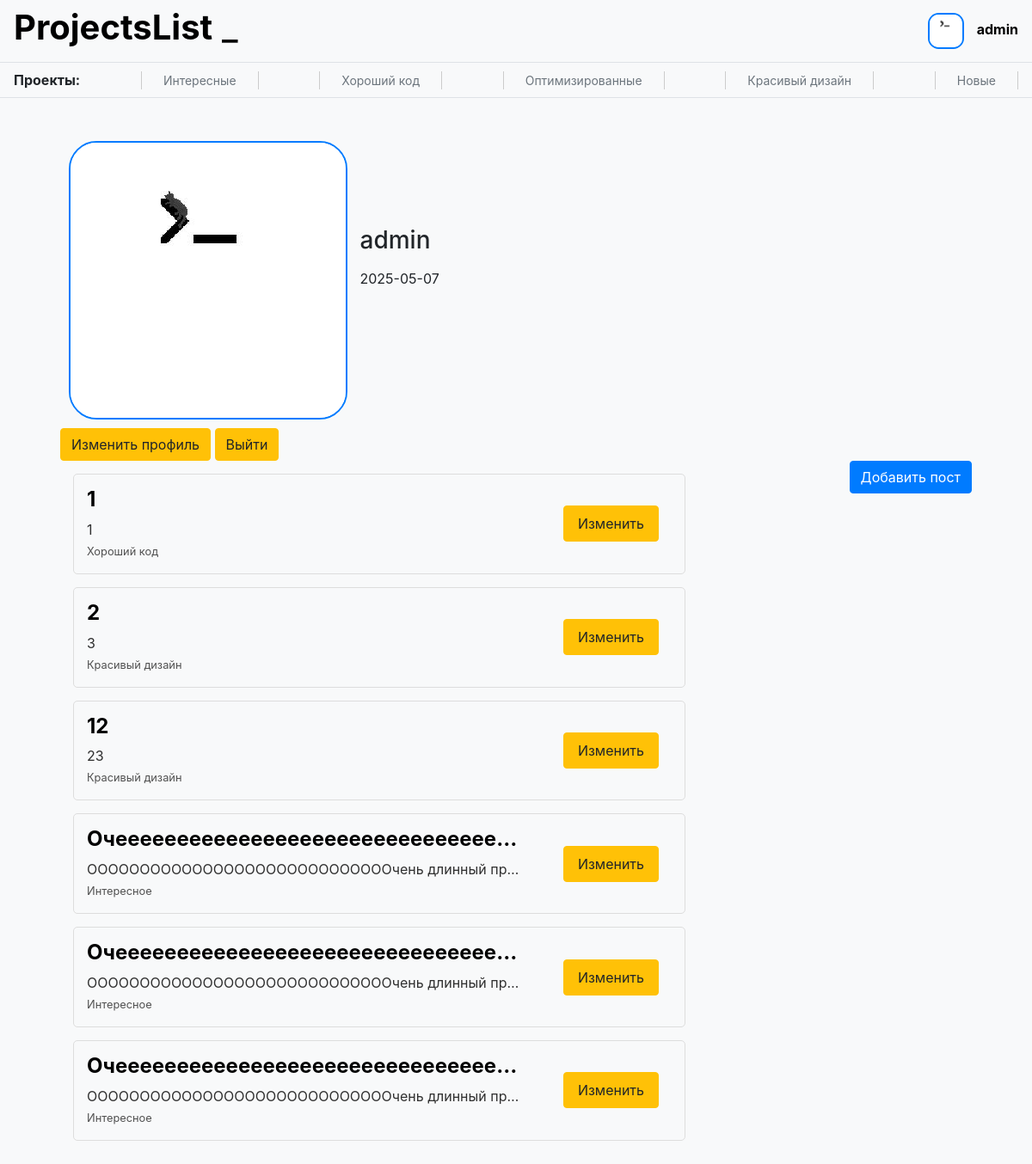
The app's page /user1 (signed in), older data.
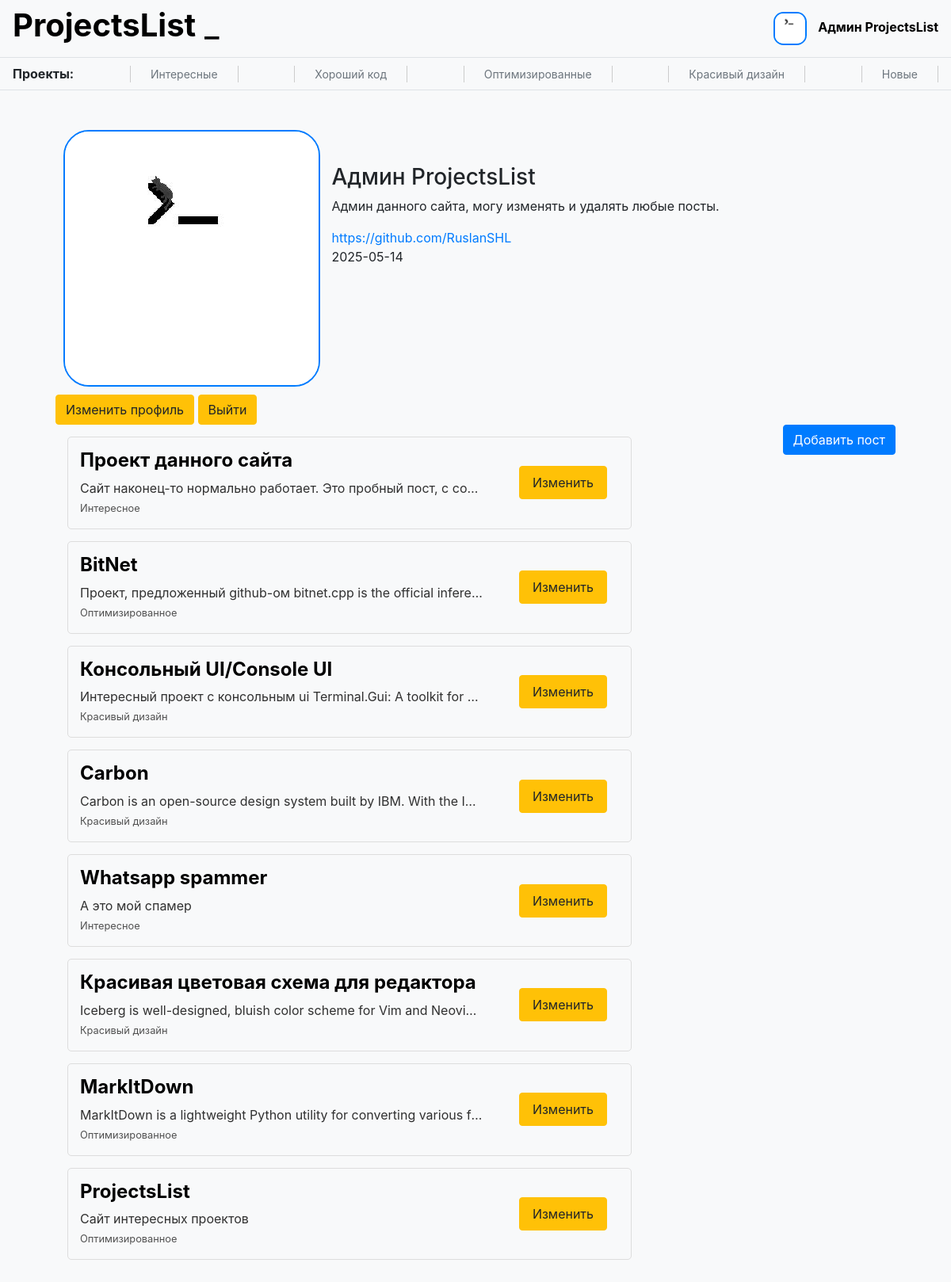
The same page, newer data.
### data/users.py (models this page shows, shortened)
class User(SqlAlchemyBase, UserMixin):
    __tablename__ = 'users'
    id = sa.Column(sa.Integer, primary_key=True, autoincrement=True)
    name = sa.Column(sa.String)
    mail = sa.Column(sa.String, unique=True)
    hashed_password = sa.Column(sa.String)
    info = sa.Column(sa.String)
    image = sa.Column(sa.String)
    github = sa.Column(sa.String)
    create_time = sa.Column(sa.DateTime, default=datetime.now)
    posts = sa.orm.relationship('Post', back_populates='author')
    comments = sa.orm.relationship('Comment', back_populates='author')
    liked_posts = sa.orm.relationship('Post', back_populates='users_who_liked', secondary='rating_posts')
    liked_comments = sa.orm.relationship('Comment', back_populates='users_who_liked', secondary='rating_comments')

### data/posts.py (models this page shows)
class Post(SqlAlchemyBase):
    __tablename__ = 'posts'
    id = sa.Column(sa.Integer, primary_key=True, autoincrement=True)
    title = sa.Column(sa.String)
    text = sa.Column(sa.String)
    project_link = sa.Column(sa.String)
    category = sa.Column(sa.String)
    like = sa.Column(sa.Integer, default=0)
    dislike = sa.Column(sa.Integer, default=0)
    create_time = sa.Column(sa.DateTime, default=datetime.now)
    author = sa.orm.relationship('User', back_populates='posts')
    author_id = sa.Column(sa.Integer, sa.ForeignKey('users.id'))
    users_who_liked = sa.orm.relationship('User', back_populates='liked_posts', secondary='rating_posts')
    comments = sa.orm.relationship('Comment', back_populates='post')

### server.py (the view)
@app.route('/user<int:user_id>')
def user_page(user_id):
    try:
        db = db_session.create_session()
        user = db.query(User).filter(User.id == user_id).first()
        if user:
            return flask.render_template('user_page.html', title='Страница пользователя', user=user)
        else:
            flask.abort(404, 'Пользователь не найден')
    finally:
        db.close()

### data/db_session.py (called while the page is built)
def create_session() -> Session:
    global __factory
    return __factory()

### server.py (called while the page is built)
@login_manager.user_loader
def load_user(user_id):
    try:
        db = db_session.create_session()
        return db.query(User).get(user_id)
    finally:
        db.close()

### templates/user_page.html (shortened to what this page needs)
{% extends "base.html" %}
{% block content %}
<div class='container'>
	<div style='display: inline-block'>
		<img class='user-image' src='./{{user.image}}' alt='иконка пользователя'/>
	</div>
	<div style='display: inline-block'>
		<h3>{{user.name}}</h3>
		<p>{{user.info}}</p>
		<a href={{user.github}} target='_blank'>{{user.github}}</a>
		<p>{{user.create_time.date()}}</p>
	</div>
	<div>
	{% if user.id == current_user.id %}
	<a class='btn btn-warning' href='/user{{user.id}}/edit'>Изменить профиль</a>
	<a class='btn btn-warning' href='/logout'>Выйти</a>
	{% endif %}
	</div>
	<div class='posts' style='display: inline-block'>
		{% for post in user.posts %}
            <div class='small-post'>
                <a href='posts/{{post.id}}' style='max-width: 75%'>
                    <div style='white-space: nowrap; overflow: hidden; text-overflow: ellipsis;'>
                        <h4>{{post.title}}</h4>
                        <p style='white-space: nowrap; overflow: hidden; text-overflow: ellipsis;'>{{post.text}}</p>
                        <small>{{post.category}}</small>
                    </div>
                </a>
                {% if current_user.id == post.author.id or current_user.id == 1 %}
                <div style='display: inline-block;'>
                    <a type='button' class='btn btn-warning' href='posts/edit/{{post.id}}'>Изменить</a>
                </div>
                {% endif %}
            </div>
		{% endfor %}
	</div>
	{% if current_user.is_authenticated %}
	<a class='btn btn-primary' href='/add_post' style='text-align: center; float: right'>Добавить пост</a>
	{% endif %}
{% endblock %}

### templates/base.html (shortened to what this page needs)
<!doctype html>
<html lang="en">
<head>
    <link rel="stylesheet"
          href="https://stackpath.bootstrapcdn.com/bootstrap/4.4.1/css/bootstrap.min.css"
>
    {% if style=='retro' %}
    <link text="text/css"  href="{{ url_for('static', filename='css/retro.css') }}" rel="stylesheet">
    {% else %}
    <link text="text/css"  href="{{ url_for('static', filename='css/style.css') }}" rel="stylesheet">
    {% endif %}
</head>
<body>
<header>
    <nav class="navbar">
        <h1><b><a href='/'>ProjectsList</a></b>
        <span class="blinking-symbol"><a href='/?style=retro'>_</a></span></h1>
        {% if current_user.is_authenticated %}
        	<div class='user-navbar'>
			<img class='user-icon' src='/{{current_user.image}}' width='42' height='42' /img>
			<a class='user-name' href="/user{{current_user.id}}">{{ current_user.name }}</a>
		</div>
        {% else %}
		<a class="btn btn-primary " href="/register">Зарегистрироваться</a>
		<a class="btn btn-success" href="/login">Войти</a>
        {% endif %}
    </nav>
    <nav class="category navbar ">
        <b>Проекты:</b>
        <a href='/interesting'>Интересные</a>
        <a href='/goodcode'>Хороший код</a>
        <a href='/optimized'>Оптимизированные</a>
        <a href='/beautifuldesign '>Красивый дизайн</a>
        <a href='/new'>Новые</a>
    </nav>
</header>
<main role="main" class='container'>
    {% block content %}{% endblock %}
</main>
</body>
</html>

Row changes from the older to the newer data that the page shows:
removed Post: title "1", text "1", category "Хороший код"
removed Post: title "2", text "3", category "Красивый дизайн"
removed Post: title "12", text "23", category "Красивый дизайн"
removed Post: {{ post.id }} 7 (drawn), title "Очеееееееееееееееееееееееееееееее…", text "ОООООООООООООООООООООООООООООчень длинный пр…", category "Интересное"
no longer on this page (row edited): Post: title "Очеееееееееееееееееееееееееееееее…", text "ОООООООООООООООООООООООООООООчень длинный пр…", category "Интересное"
no longer on this page (row edited): Post: title "Очеееееееееееееееееееееееееееееее…", text "ОООООООООООООООООООООООООООООчень длинный пр…", category "Интересное"
changed User: name "admin" → "Админ ProjectsList"; info (not shown) → "Админ данного сайта, могу изменять и удалять любые посты."; github (not shown) → "https://github.com/RuslanSHL"; create_time "2025-05-07" → "2025-05-14"
added Post: title "Проект данного сайта", text "Сайт наконец-то нормально работает. Это пробный пост, с со…", category "Интересное"
added Post: title "BitNet", text "Проект, предложенный github-ом bitnet.cpp is the official infere…", category "Оптимизированное"
added Post: title "Консольный UI/Console UI", text "Интересный проект с консольным ui Terminal.Gui: A toolkit for…", category "Красивый дизайн"
added Post: title "Carbon", text "Carbon is an open-source design system built by IBM. With the I…", category "Красивый дизайн"
now on this page (row edited): Post: title "Whatsapp spammer", text "А это мой спамер", category "Интересное"
now on this page (row edited): Post: title "Красивая цветовая схема для редактора", text "Iceberg is well-designed, bluish color scheme for Vim and Neovi…", category "Красивый дизайн"
added Post: {{ post.id }} 7 (drawn), title "MarkItDown", text "MarkItDown is a lightweight Python utility for converting various f…", category "Оптимизированное"
added Post: title "ProjectsList", text "Сайт интересных проектов", category "Оптимизированное"
